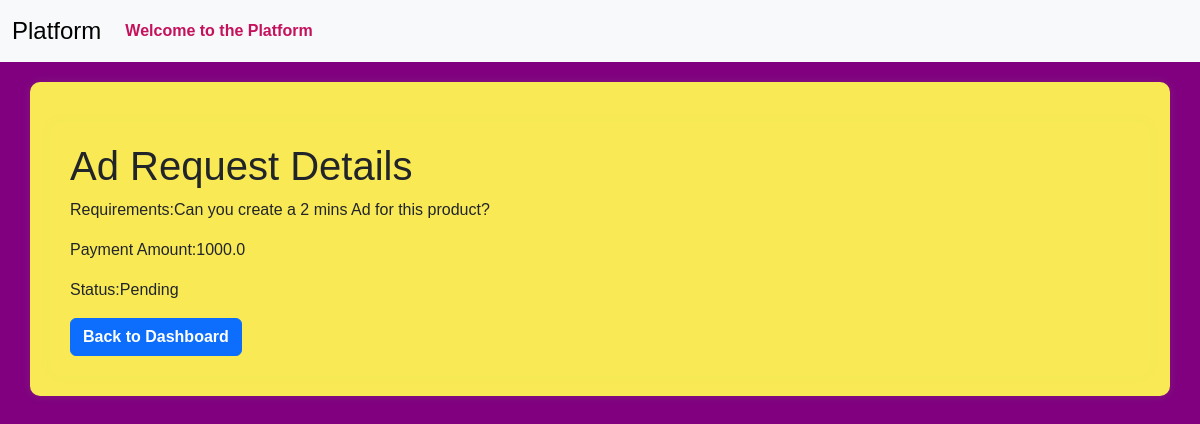
The page /ad_request/2 (signed in) on the database as committed earlier.
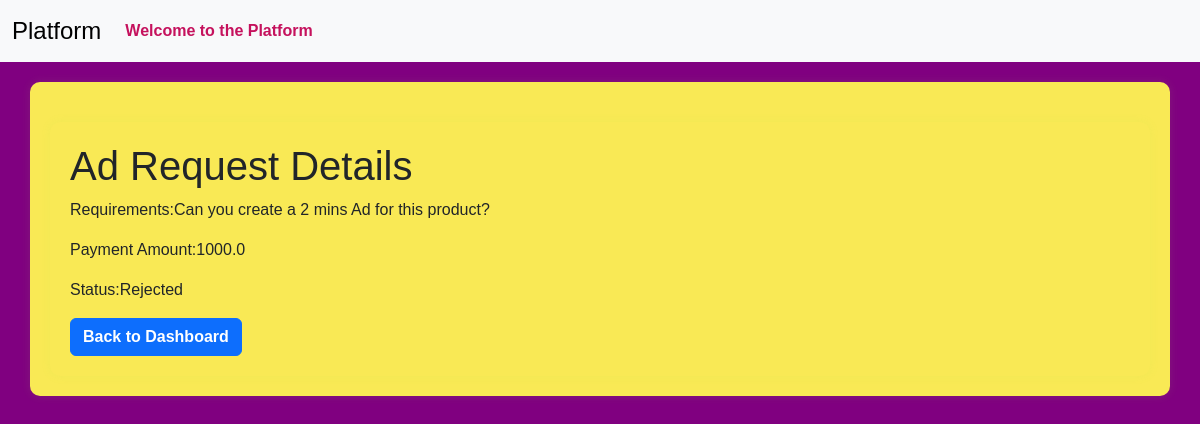
The same page on the database as committed later.
### models.py (models this page shows)
class AdRequest(db.Model):
    __tablename__ = 'ad_request'
    id = Column(Integer, primary_key=True)
    campaign_id = Column(Integer, ForeignKey('campaign.id'), nullable=False)
    influencer_id = Column(Integer, ForeignKey('user.id'), nullable=False)
    requirements = Column(Text, nullable=True)
    payment_amount = Column(Float, nullable=False)
    status = Column(Enum('Pending', 'Accepted', 'Rejected', name='status_enum'), nullable=False, default='Pending')
    campaign = relationship('Campaign', backref='ad_requests')
    influencer = relationship('Influencer', backref='ad_requests', overlaps="influencer_ad_requests,influencer_relation")

### routes.py (the view)
@app.route('/ad_request/<int:request_id>',methods=['GET','POST'])
@auth_required
def view_ad_request(request_id):
          ad_request=AdRequest.query.get_or_404(request_id)
          influencers=Influencer.query.all()
          if request.method=='POST':
              influencer_id=request.form.get('influencer_id')
              ad_request.influencer_id=influencer_id
              db.session.commit()
              flash('Influencer assigned successfully',"success")
              return redirect(url_for('sponsor_dashboard'))
          return render_template('view_ad_request.html',ad_request=ad_request,influencers=influencers)

### app.py (called while the page is built)
@login_manager.user_loader
def load_user(user_id):
    return User.query.get(int(user_id))

### routes.py (called while the page is built)
def auth_required(func):
    @wraps(func)
    def inner(*args,**kwargs):
        if 'user_id' in session:
            return func(*args,**kwargs)
        else:
           flash('Kindly login first.')
           return redirect(url_for('login'))
    return inner

### templates/view_ad_request.html (shortened to what this page needs)
{% extends 'layout.html' %}
{% block content %}
<div class="container">
    <h1>Ad Request Details</h1>
    <p>Requirements:{{ad_request.requirements}}</p>
    <p>Payment Amount:{{ad_request.payment_amount}}</p>
    <p>Status:{{ad_request.status}}</p>
    <a href="{{url_for('sponsor_dashboard')}}" class="btn btn-primary">Back to Dashboard</a>
</div>
{% endblock %}

Rows that differ between the two databases and show on the page:
changed AdRequest "Can you create a 2 mins Ad for this product?": status "Pending" → "Rejected"
